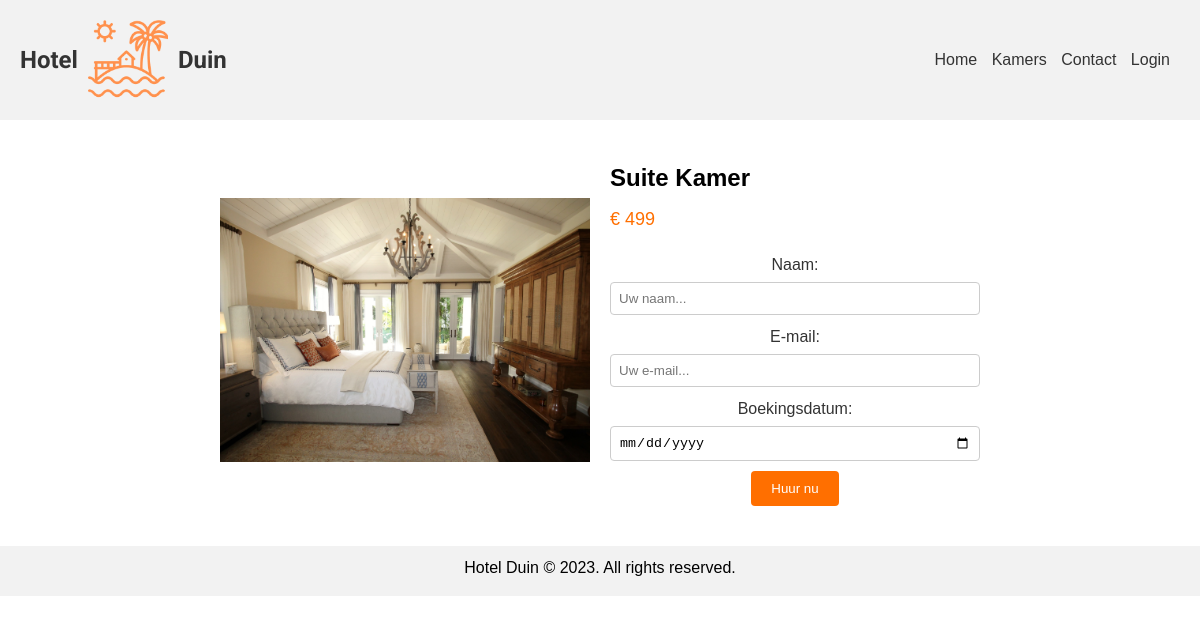
Screenshot of /huur.php?id=3 with the database file from the repository.
### tables this page shows
CREATE TABLE `kamer` (
  `id` int(255) NOT NULL,
  `naam` varchar(255) NOT NULL,
  `afbeelding` varchar(255) NOT NULL,
  `prijs` decimal(65,0) NOT NULL,
  `beschrijving` text NOT NULL,
  `bonus` text NOT NULL
);

### huur.php (the view, shortened to what this page needs)
<?php
include 'resources/db_connect.php';
if ($_SERVER["REQUEST_METHOD"] == "GET") {
    $roomId = $_GET['id'];
    $sql = "SELECT * FROM kamer WHERE id = :roomId";
    $stmt = $conn->prepare($sql);
    $stmt->bindParam(':roomId', $roomId);
    $stmt->execute();
    $room = $stmt->fetch(PDO::FETCH_ASSOC);
    ?>
    <!DOCTYPE html>
    <html>
    <head>
    <link rel="stylesheet" href="./style.css">
</head>
    <body>
        <?php include 'resources/header.php';?>
<main>
<div class="container-room">
            <div class="room-container">
                <div class="room-images">
                    <img src="images/<?php echo $room['afbeelding']; ?>" alt="<?php echo $room['naam']; ?>">
                </div>
                <div class="room-details">
                    <h2 class="room-title"><?php echo $room['naam']; ?></h2>
                    <p class="price">€ <?php echo $room['prijs']; ?></p>
                    <form method="POST" action="huren_verwerken.php">
                        <label for="naam">Naam:</label>
                        <input placeholder="Uw naam..." type="text" name="naam" required>
                        <label for="email">E-mail:</label>
                        <input placeholder="Uw e-mail..." type="email" name="email" required>
                        <label for="boekingsdatum">Boekingsdatum:</label>
                        <input type="date" name="boekingsdatum" required>
                        <input type="submit" value="Huur nu">
                    </form>
                </div>
            </div>
        </div>
</main>
    </body>
    <?php include 'resources/footer.php';?>
    </html>
    <?php
} else {
    echo 'Ongeldige aanvraag.';
}
?>

### style.css (style rules this page uses)
* { margin: 0; padding: 0; box-sizing: border-box; }
body { font-family: Arial, sans-serif; line-height: 1.5; }
main { padding: 20px; }
h2 { font-size: 36px; margin: 0; }
p { margin-bottom: 20px; }
form { text-align: center; }
form label { display: block; margin-bottom: 5px; color: #333; }
form input[type="text"], form input[type="email"], form input[type="date"] { width: 100%; padding: 8px; margin-bottom: 10px; border: 1px solid #ccc; border-radius: 4px; }
form input[type="submit"] { display: inline-block; padding: 10px 20px; background-color: #FF6F00; color: #fff; text-decoration: none; border-radius: 4px; transition: background-color 0.3s; cursor: pointer; }
.container-room { max-width: 800px; margin: 0 auto; padding: 20px; }
.room-container { display: flex; align-items: center; }
.room-images { flex: 1; margin-right: 20px; }
.room-details { flex: 1; }
.room-title { font-size: 24px; margin-bottom: 10px; }
.price { font-size: 18px; margin-bottom: 10px; color: #FF6F00; }
form { margin-top: 20px; }
label { display: block; margin-bottom: 5px; }
input[type="text"], input[type="email"], input[type="date"] { width: 100%; padding: 10px; margin-bottom: 10px; }
input[type="submit"] { padding: 10px 20px; background-color: #FF6F00; color: #fff; border: none; cursor: pointer; }
.room-images img { max-width: 100%; height: auto; }

### rows the page displays
kamer: afbeelding (picture), naam "Suite Kamer", prijs "499"
